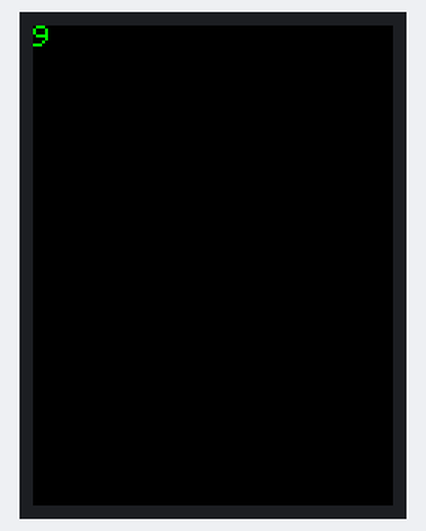
Bench run of a sketch on a simulated Arduino Uno, built with avr-gcc and run on an emulated ATmega328P. On the bench: 240×320 colour display. What the sketch prints to the serial monitor is not drawn.

Above: at 0.3 s.
At 2.3 s:
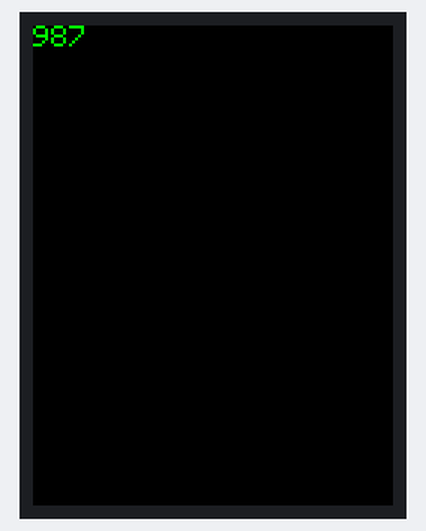
At 4.3 s:
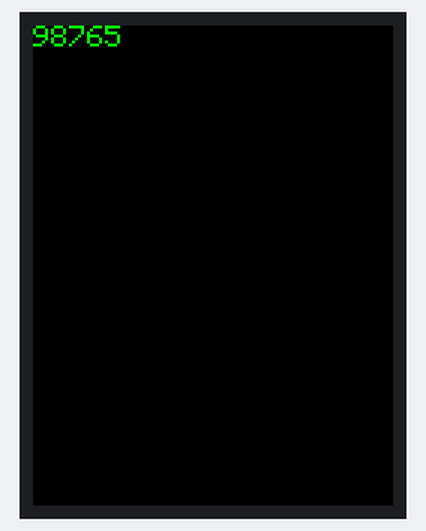
At 6.3 s:
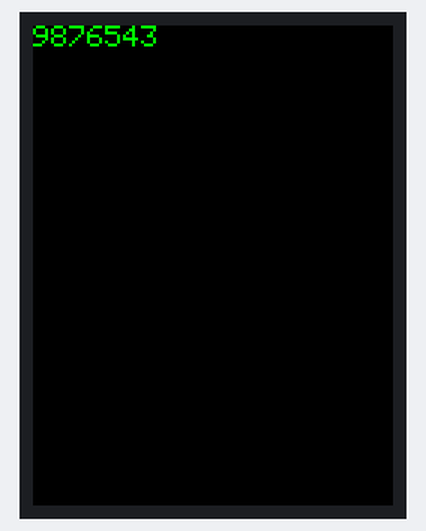
At 9.3 s:
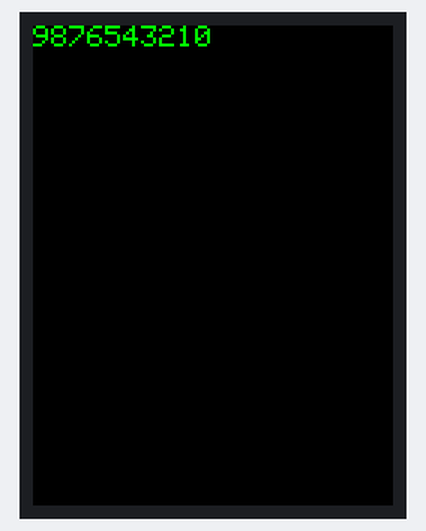

The sketch:

project1d-2018.ino
```cpp
// IMPORTANT: ELEGOO_TFTLCD LIBRARY MUST BE SPECIFICALLY
// CONFIGURED FOR EITHER THE TFT SHIELD OR THE BREAKOUT BOARD.
// SEE RELEVANT COMMENTS IN Elegoo_TFTLCD.h FOR SETUP.
//Technical support:goodtft@163.com

#include <Elegoo_GFX.h>    // Core graphics library
#include <Elegoo_TFTLCD.h> // Hardware-specific library

// The control pins for the LCD can be assigned to any digital or
// analog pins...but we'll use the analog pins as this allows us to
// double up the pins with the touch screen (see the TFT paint example).
#define LCD_CS A3 // Chip Select goes to Analog 3
#define LCD_CD A2 // Command/Data goes to Analog 2
#define LCD_WR A1 // LCD Write goes to Analog 1
#define LCD_RD A0 // LCD Read goes to Analog 0

#define LCD_RESET A4 // Can alternately just connect to Arduino's reset pin

// When using the BREAKOUT BOARD only, use these 8 data lines to the LCD:
// For the Arduino Uno, Duemilanove, Diecimila, etc.:
//   D0 connects to digital pin 8  (Notice these are
//   D1 connects to digital pin 9   NOT in order!)
//   D2 connects to digital pin 2
//   D3 connects to digital pin 3
//   D4 connects to digital pin 4
//   D5 connects to digital pin 5
//   D6 connects to digital pin 6
//   D7 connects to digital pin 7
// For the Arduino Mega, use digital pins 22 through 29
// (on the 2-row header at the end of the board).

// Assign human-readable names to some common 16-bit color values:
#define	BLACK   0x0000
#define	BLUE    0x001F
#define	RED     0xF800
#define	GREEN   0x07E0
#define CYAN    0x07FF
#define MAGENTA 0xF81F
#define YELLOW  0xFFE0
#define WHITE   0xFFFF

Elegoo_TFTLCD tft(LCD_CS, LCD_CD, LCD_WR, LCD_RD, LCD_RESET);
// If using the shield, all control and data lines are fixed, and
// a simpler declaration can optionally be used:
// Elegoo_TFTLCD tft;


void setup(void) {
  // set the baud rate to 9600
  Serial.begin(9600);
  Serial.println(F("TFT LCD test"));

  // detect if we are using the shield or board and print out the appropriate response to alert user
#ifdef USE_Elegoo_SHIELD_PINOUT
  Serial.println(F("Using Elegoo 2.4\" TFT Arduino Shield Pinout"));
#else
  Serial.println(F("Using Elegoo 2.4\" TFT Breakout Board Pinout"));
#endif

  // print out specs for the actual touchscreen -- in pixels
  Serial.print("TFT size is "); Serial.print(tft.width()); Serial.print("x"); Serial.println(tft.height());

  // this command actually resets the entire arduino
  tft.reset();

  // grab and print the version of the driver for the shield screen from the chip
   uint16_t identifier = tft.readID();
   if(identifier == 0x9325) {
    Serial.println(F("Found ILI9325 LCD driver"));
  } else if(identifier == 0x9328) {
    Serial.println(F("Found ILI9328 LCD driver"));
  } else if(identifier == 0x4535) {
    Serial.println(F("Found LGDP4535 LCD driver"));
  }else if(identifier == 0x7575) {
    Serial.println(F("Found HX8347G LCD driver"));
  } else if(identifier == 0x9341) {
    Serial.println(F("Found ILI9341 LCD driver"));
  } else if(identifier == 0x8357) {
    Serial.println(F("Found HX8357D LCD driver"));
  } else if(identifier==0x0101)
  {
      identifier=0x9341;
       Serial.println(F("Found 0x9341 LCD driver"));
  }
  else if(identifier==0x1111)
  {
      identifier=0x9328;
       Serial.println(F("Found 0x9328 LCD driver"));
  }
  else {
    Serial.print(F("Unknown LCD driver chip: "));
    Serial.println(identifier, HEX);
    Serial.println(F("If using the Elegoo 2.8\" TFT Arduino shield, the line:"));
    Serial.println(F("  #define USE_Elegoo_SHIELD_PINOUT"));
    Serial.println(F("should appear in the library header (Elegoo_TFT.h)."));
    Serial.println(F("If using the breakout board, it should NOT be #defined!"));
    Serial.println(F("Also if using the breakout, double-check that all wiring"));
    Serial.println(F("matches the tutorial."));
    identifier=0x9328;

  }

  // initializes the arduino LED screen
  tft.begin(identifier);
}

// these constants will be used for the program below
  int i=0;
  char myArray[10];

void loop(void)
{
  // fills every pixel in the screen to the color BLACK (defined in constants
  // above as a hexadecimal representation)
  tft.fillScreen(BLACK);

  // start = the microseconds elapsed since the arduino board began running
  // the current program
  unsigned long start = micros();

  // set the pixel coordinates of the starting point of printing texts on the screen
  tft.setCursor(0, 0);

  // set the color used for printing to GREEN (defined in constants above like BLACK)
  // and the text size to 2 which is characters 20 pixels in height
  tft.setTextColor(GREEN); tft.setTextSize(2);

  // fill up array with numbers [0, 1, 2, 3, 4, 5, 6, 7, 8, 9] in that order in the index
  for (i = 0; i <=9; i++)
  {
    myArray[i]= 48+i;
  }

  // prints the array, which is [0, 1, 2, 3, 4, 5, 6, 7, 8, 9] from the right end, with
  // an approximate one second delay after printing a character onto the screen
  for (i = 9; i >= 0; i--)
  {
    tft.print(myArray[i]);
    delay(1000);
  }

  // wait 3 seconds approximately then loop again!!!
  delay(1000);delay(1000);delay(1000);
}
```

Measured:
- by itself, everything shown: repeats every 13.1 s, in 11 steps
- what the display in image 4 shows lasts 4.0 s, from 9.3 s to 13.3 s
